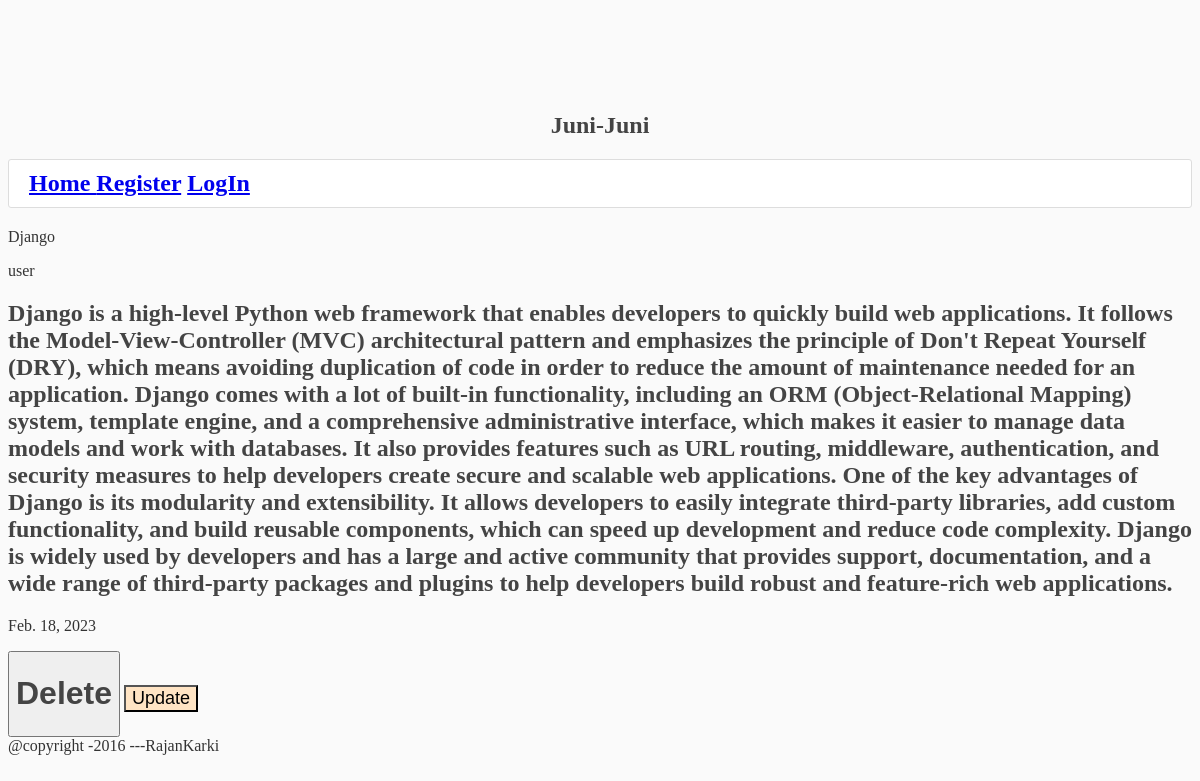
Screenshot of /poet/25/ with the database file from the repository.
### juni_juni/models.py (models this page shows, shortened)
class Poet(models.Model):
    headline = models.CharField(max_length=280)
    Description = models.TextField()
    date_posted = models.DateField(auto_now_add=True)
    lekhak = models.ForeignKey(User, on_delete= models.CASCADE)

### juni_juni/views.py (the view)
# urls.py: path('poet/<int:pk>/', views.poet_detail, name = 'poet-detail'),
def poet_detail(request, pk):
    poet= Poet.objects.get(id=pk)
    context ={
        'poet':poet
    }
    return render(request, 'juni_juni/detail.html', context)

### juni_juni/templates/juni_juni/detail.html (shortened to what this page needs)
{%extends 'juni_juni/base.html'%}
{%block content%}
<div class ='main'>{{poet.headline}}</div>
<p>{{poet.lekhak}}</p>
<h2>{{poet.Description}}</h2>
<p>{{poet.date_posted}}</p>
<a href ='{%url 'delete' poet.pk%}'><button class = 'btn-btn-danger'><h1>Delete</h1></button></a>
<a href ='{%url 'update'%}'><button class = 'btn-btn-primary'>Update</button></a>
{%endblock content%}

### juni_juni/static/juni_juni/main.css (style rules this page uses)
body { background: #fafafa; color: #333333; margin-top: 7rem; }
h1, h2, h3, h4, h5, h6 { color: #444444; }
.btn-btn-primary { font-weight: 100; background-color: bisque; font-size: large; }
.btn-btn-danger { font-size: medium; color: red; }

### rows the page displays
Poet: headline "Django", lekhak "user", Description "Django is a high-level Python web framework that enables developers to quickly build web applications. It follows the Model-View-Controller (MVC) architectural pattern and emphasizes the principle of Don't Repeat Yourself (DRY), which means avoiding duplication of code in order to reduce the amount of maintenance needed for an application. Django comes with a lot of built-in functionality, including an ORM (Object-Relational Mapping) system, template engine, and a comprehensive administrative interface, which makes it easier to manage data models and work with databases. It also provides features such as URL routing, middleware, authentication, and security measures to help developers…", date_posted "Feb. 18, 2023"
